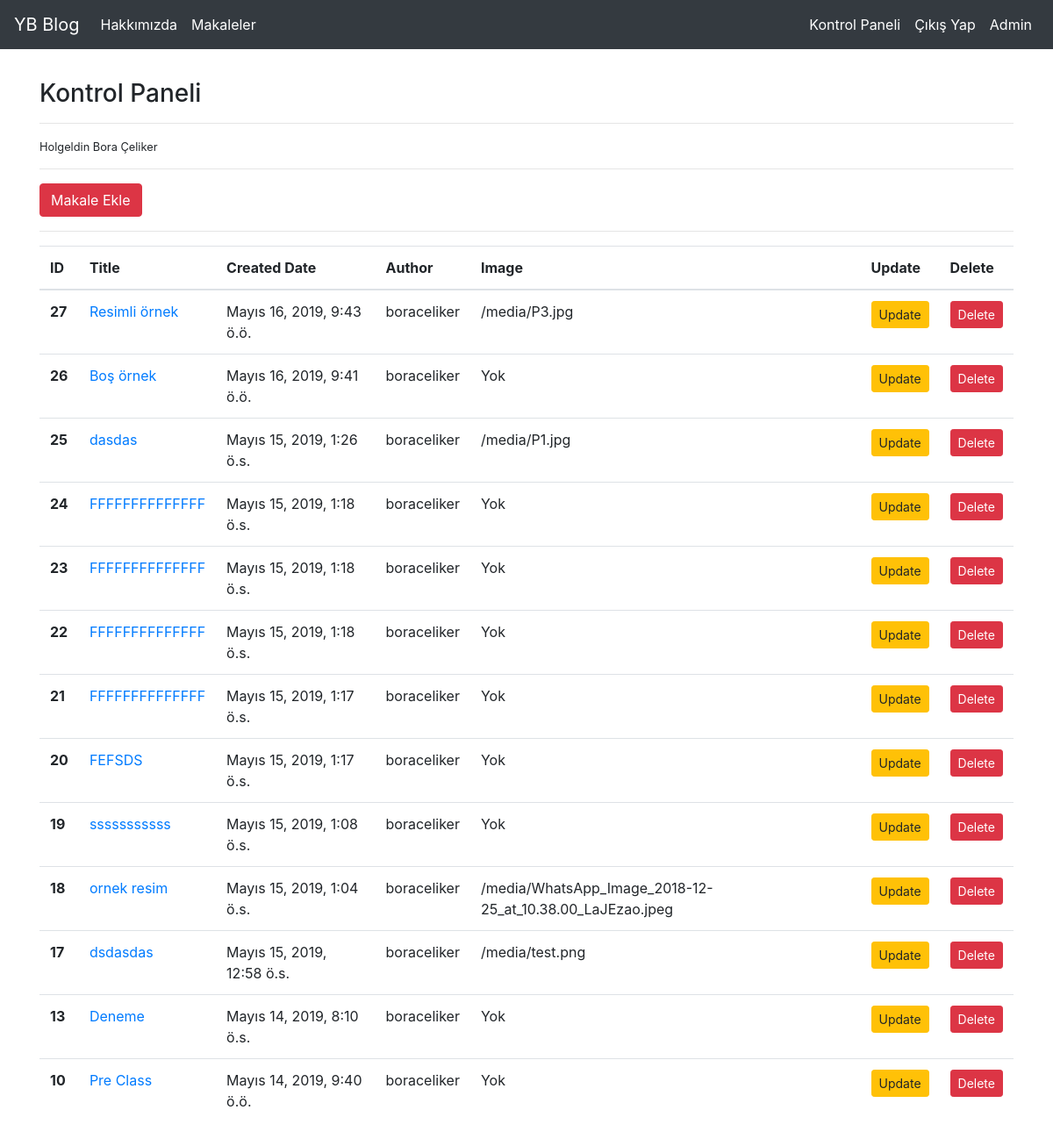
Page /article/dashboard/ (signed in) on the committed database.
### article/models.py (models this page shows, shortened)
class article(models.Model):
    author = models.ForeignKey("auth.user",on_delete=models.CASCADE,verbose_name="Yazar")
    title = models.CharField(max_length = 50,verbose_name="Başlık")
    content = RichTextField(verbose_name="Içerik")
    created_date = models.DateTimeField(auto_now_add=True, verbose_name="Oluşturma Tarihi")
    article_image = models.FileField(blank=True, null=True,verbose_name="Fotoğraf Ekleyin")

### article/views.py (the view)
# urls.py: path('dashboard/', views.dashboard, name="dashboard"),
@login_required(login_url="user:login")
def dashboard(request):
    art =article.objects.filter(author = request.user).order_by('-id')
    context = {
        "articles":art
    }
    return render(request,"article/dashboard.html",context=context)

### templates/article/dashboard.html
{% extends "layout.html" %}
{% block body %}
<h3>Kontrol Paneli</h3>
<hr>
<h6> <small>Holgeldin  {{request.user.get_full_name}} </small>  </h6>
<hr>
<a class="btn btn-danger" href="{% url 'art:addarticle' %}">Makale Ekle</a>
<hr>
{% if articles %}
<table class="table table-hover">
    <thead>
      <tr>
        <th scope="col">ID</th>
        <th scope="col">Title</th>
        <th scope="col">Created Date</th>
        <th scope="col">Author</th>
        <th scope="col">Image</th>
        <th scope="col">Update</th>
        <th scope="col">Delete</th>
      </tr>
    </thead>
    <tbody>
        {% for article in articles %}
        <tr>
            <th scope="row">{{article.id}}</th>
            <td><a href="{% url 'art:detail' article.id %}">{{article.title}}</a></td>
            <td>{{article.created_date}}</td>
            <td>{{article.author.username}}</td>
            {% if article.article_image %}
            <td>{{article.article_image.url}}</td>
            {% else %}
            <td>Yok</td>
            {% endif %}
            <td><a class="btn btn-warning btn-sm" href="{% url 'art:update' article.id %}">Update</a></td>
            <td><a class="btn btn-danger btn-sm" href="{% url 'art:delete' article.id %}">Delete</a></td>
        </tr>
        {% endfor %}
    </tbody>
  </table>
{% else %}
<div class="alert alert-danger">"Herhangibir makele yoktur"</div>
{% endif %}
{% endblock body %}

### rows in the picture
article: id "27", title "Resimli örnek", created_date "Mayıs 16, 2019, 9:43 ö.ö.", author.username "boraceliker", article_image "/media/P3.jpg"
article: id "26", title "Boş örnek", created_date "Mayıs 16, 2019, 9:41 ö.ö.", author.username "boraceliker", article_image "Yok"
article: id "25", title "dasdas", created_date "Mayıs 15, 2019, 1:26 ö.s.", author.username "boraceliker", article_image "/media/P1.jpg"
article: id "24", title "FFFFFFFFFFFFFF", created_date "Mayıs 15, 2019, 1:18 ö.s.", author.username "boraceliker", article_image "Yok"
article: id "23", title "FFFFFFFFFFFFFF", created_date "Mayıs 15, 2019, 1:18 ö.s.", author.username "boraceliker", article_image "Yok"
article: id "22", title "FFFFFFFFFFFFFF", created_date "Mayıs 15, 2019, 1:18 ö.s.", author.username "boraceliker", article_image "Yok"
article: id "21", title "FFFFFFFFFFFFFF", created_date "Mayıs 15, 2019, 1:17 ö.s.", author.username "boraceliker", article_image "Yok"
article: id "20", title "FEFSDS", created_date "Mayıs 15, 2019, 1:17 ö.s.", author.username "boraceliker", article_image "Yok"
article: id "19", title "sssssssssss", created_date "Mayıs 15, 2019, 1:08 ö.s.", author.username "boraceliker", article_image "Yok"
article: id "18", title "ornek resim", created_date "Mayıs 15, 2019, 1:04 ö.s.", author.username "boraceliker", article_image "/media/WhatsApp_Image_2018-12-25_at_10.38.00_LaJEzao.jpeg"
article: id "17", title "dsdasdas", created_date "Mayıs 15, 2019, 12:58 ö.s.", author.username "boraceliker", article_image "/media/test.png"
article: id "13", title "Deneme", created_date "Mayıs 14, 2019, 8:10 ö.s.", author.username "boraceliker", article_image "Yok"
article: id "10", title "Pre Class", created_date "Mayıs 14, 2019, 9:40 ö.ö.", author.username "boraceliker", shows "Yok"

### other values in the picture
{{ request.user.get_full_name }} "Bora Çeliker"
